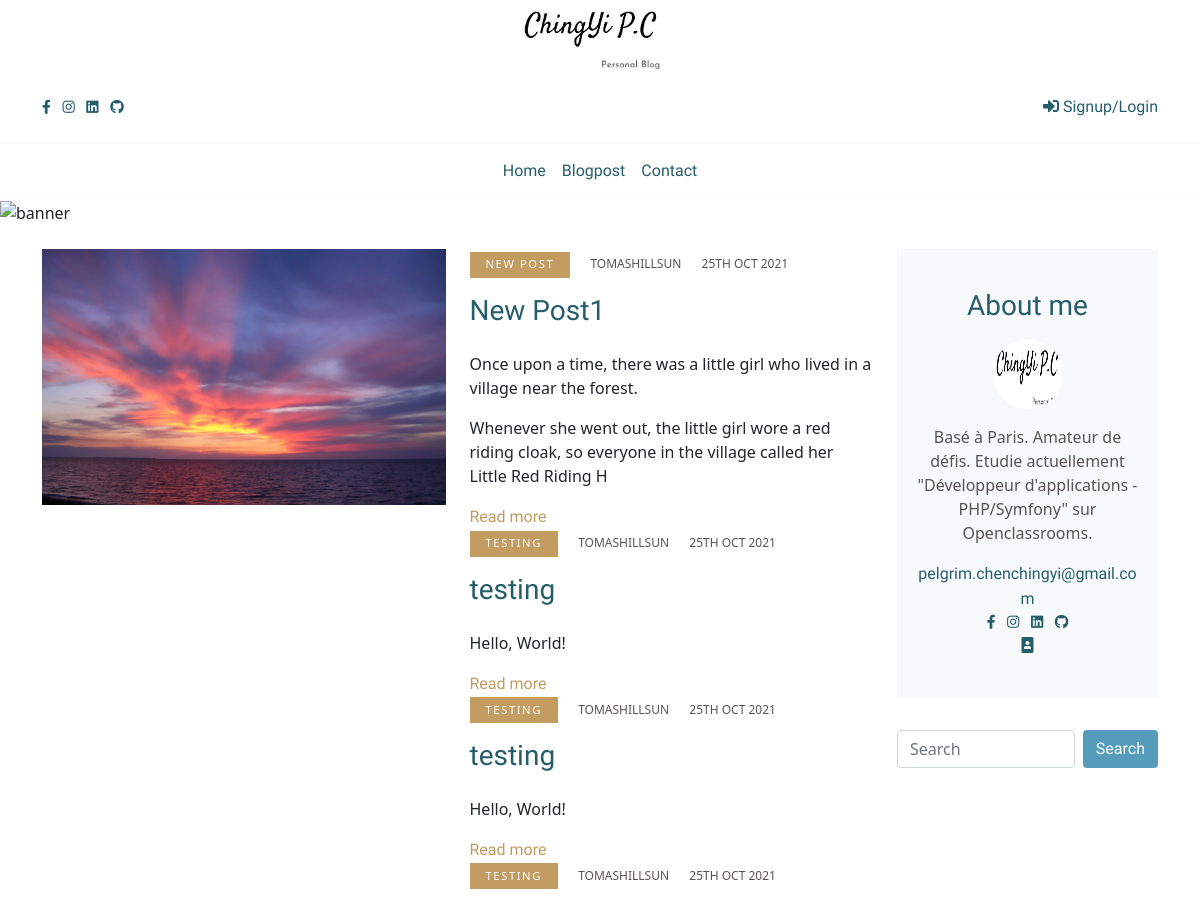
Page /project5PhpBlog/index.php (upper part) on the earlier database version.
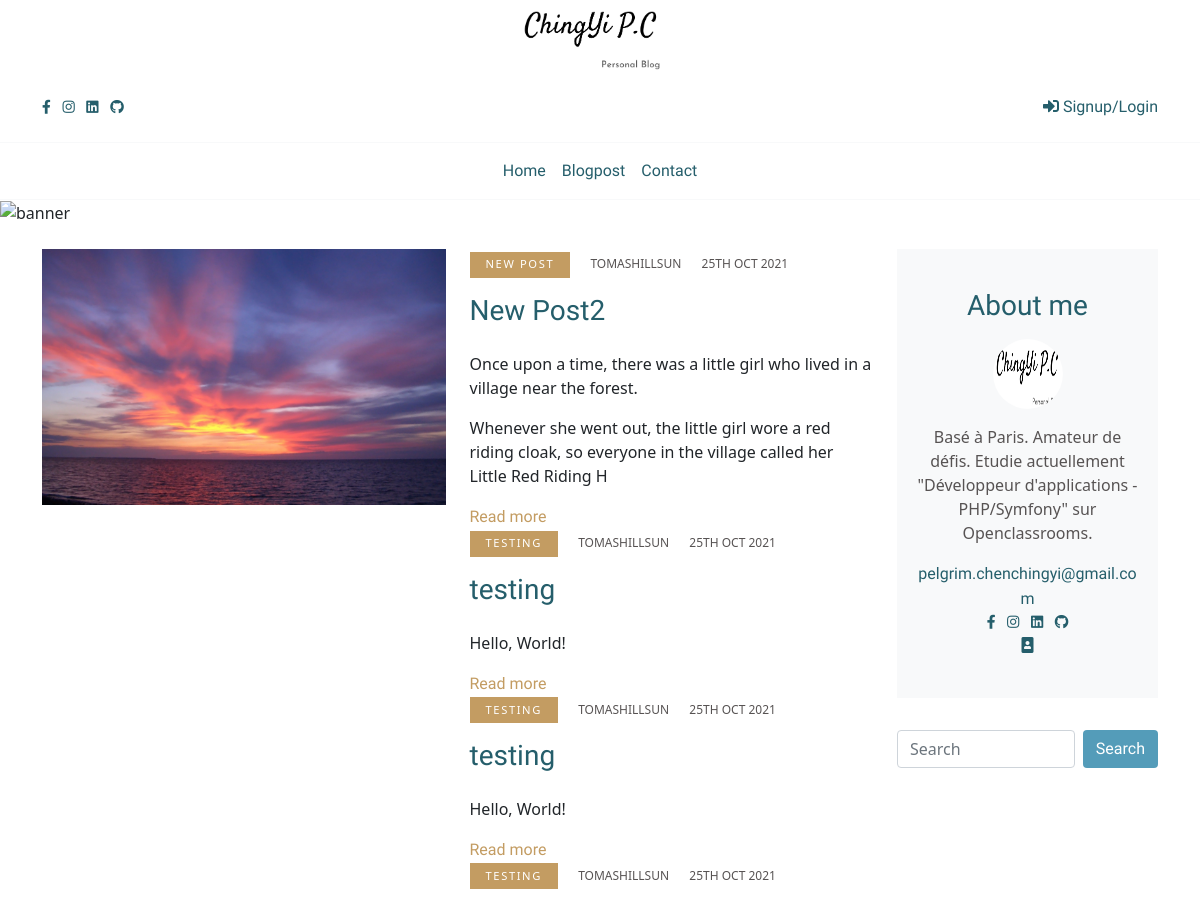
Same page on the later database version.
### tables this page shows
CREATE TABLE `post` (
  `id` int(11) NOT NULL,
  `title` varchar(200) NOT NULL,
  `chapo` longtext NOT NULL,
  `content` longtext NOT NULL,
  `image` varchar(255) DEFAULT NULL,
  `date_create` datetime NOT NULL,
  `date_update` datetime NOT NULL DEFAULT CURRENT_TIMESTAMP,
  `user_id` int(11) NOT NULL,
  `category` varchar(45) NOT NULL
);

CREATE TABLE `user` (
  `id` int(11) NOT NULL,
  `first_name` varchar(45) NOT NULL,
  `last_name` varchar(60) NOT NULL,
  `user_name` varchar(60) NOT NULL,
  `email` varchar(100) NOT NULL,
  `password` varchar(255) NOT NULL,
  `date_create` datetime NOT NULL,
  `user_type_id` int(11) DEFAULT '2',
  `reset_token` varchar(255) DEFAULT NULL
);

### project5PhpBlog/src/controllers/FrontendControllers.php (called while the page is built, shortened)
<?php
class FrontendControllers
{
    public function listPosts()
    {
        $keyword = $_GET['search'] ?? '';
        $postManager = new PostManager();
        $posts = $postManager->getPosts($keyword);
        require('src/views/frontend/homepage.php');
    }
}

### project5PhpBlog/src/models/postManager.php (called while the page is built, shortened)
<?php
class PostManager extends DatabaseManager
{
    function getPosts($keyword)
    {
        $posts = [];
        $keyword = $_GET['search'] ?? '';
        $db = $this->dbConnect();
        if (!empty($keyword)) {
            $statement = $db->prepare('SELECT post.id, title, image,category, chapo, user_name, content, DATE_FORMAT(post.date_create,"%D %b %Y") AS creation_date FROM `post`JOIN  `user`WHERE USER.id = `post`.`user_id`AND content like :keyword GROUP BY post.id
            ORDER BY post.date_create DESC LIMIT 0, 5');
            $statement->bindValue(":keyword", "%$keyword%");
            $statement->execute();
        } else {
            $statement = $db->prepare('SELECT post.id, title, image,category, chapo, user_name, content, DATE_FORMAT(post.date_create, "%D %b %Y") AS creation_date FROM `post` JOIN `user` WHERE USER.id = `post`.`user_id` GROUP BY post.id ORDER BY post.date_create DESC LIMIT 0, 5');
            $statement->execute();
        }
        while ($values = $statement->fetch(PDO::FETCH_ASSOC)) {
            $posts[] = new Posts($values);
        }
        return $posts;
    }
}

### project5PhpBlog/src/models/Posts.php (called while the page is built, shortened)
<?php
class Posts
{
    private $id;
    private $title;
    private $category;
    private $user_name;
    private $content;
    private $creation_date;
    private $image;
    public function hydrate(array $values)
    {
        foreach ($values as $key => $value) {
            $pieces = explode('_', $key);
            foreach ($pieces as $piece) {
                if (count($pieces) == 1) {
                    $method = 'set' . ucfirst($pieces[0]);
                }
                if (count($pieces) == 2) {
                    $method = 'set' . ucfirst($pieces[0]) . ucfirst($pieces[1]);
                }
            }
        }
    }
    public function setId($id)
    {
        $id = (int) $id;
        if ($id > 0) {
            $this->id = $id;
        }
    }
    public function getId()
    {
        return $this->id;
    }
    public function setTitle($title)
    {
        if (is_string($title)) {
            $this->title = $title;
        }
    }
    public function getTitle()
    {
        return $this->title;
    }
    public function setCategory($category)
    {
        if (is_string($category)) {
            $this->category = $category;
        }
    }
    public function getCategory()
    {
        return $this->category;
    }
    public function setUserName($user_name)
    {
        if (is_string($user_name)) {
            $this->user_name = $user_name;
        }
    }
    public function getUserName()
    {
        return $this->user_name;
    }
    public function setContent($content)
    {
        if (is_string($content)) {
            $this->content = $content;
        }
    }
    public function getContent()
    {
        return $this->content;
    }
    public function setCreationDate($creation_date)
    {
        $this->creation_date = $creation_date;
    }
    public function getCreationDate()
    {
        return $this->creation_date;
    }
    public function setImage($image)
    {
        $this->image = $image;
    }
    public function getImage()
    {
        return $this->image;
    }
}

### project5PhpBlog/src/views/frontend/homepage.php (the view, shortened to what this page needs)
<div class="pb-4 "><img class="img-fluid" src="public/img/sea.png" alt="banner" /></div>
<section class="pb-5">
  <div class="container pb-4">
    <div class="row">
      <div class="col-lg-9 mb-5 mb-lg-0" id="blogposts">
        <div class="row align-items-center mb-5">
          <?php foreach ($posts as $post) { ?>
            <div class="col-lg-6"><a class="d-block post-trending mb-4" href=""><img class="img-fluid w-100" src="<?= $post->getImage() ?>" alt="" /></a>
            </div>
            <div class="col-lg-6">
              <ul class="list-inline">
                <li class="list-inline-item mr-2 category font-weight-normal"><?= $post->getCategory() ?></li>
                <li class="list-inline-item mx-2 text-uppercase meta font-weight-normal"><?php echo $post->getUserName() ?></li>
                <li class="list-inline-item mx-2 text-uppercase meta font-weight-normal"><?php echo $post->getCreationDate() ?></li>
              </ul>
              <h2 class="h3 mb-4"> <a class="d-block blogtitle" href="post.html"><?php echo $post->getTitle(); ?></a></h2>
              <p class="blogtext "><?php echo substr($post->getContent(), 0, 220)?></p>
              <a class="p-0 read-more-btn " href="index.php?action=post&amp;id=<?= $post->getId(); ?>"><span>Read more</span><i class="fas fa-long-arrow-alt-right"></i></a>
            </div>
          <?php } ?>
        </div>
      </div>
      <?php include_once 'src/views/frontend/_about.php'; ?>
    </div>
    <body>
</section>
<?php require('src/views/frontend/_frontendLayout.php'); ?>

Differences in the rows shown:
changed post "NEW POST": title "New Post1" → "New Post2"
